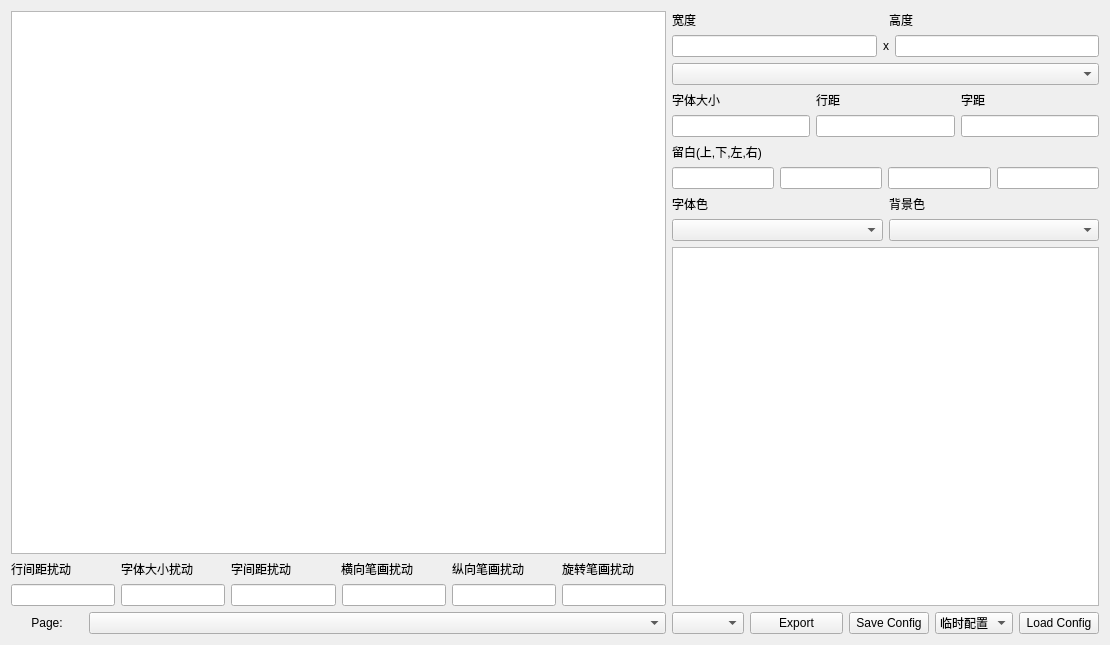
<?xml version="1.0" encoding="UTF-8"?>
<ui version="4.0">
 <class>Form</class>
 <widget class="QWidget" name="Form">
  <property name="geometry">
   <rect>
    <x>0</x>
    <y>0</y>
    <width>1110</width>
    <height>645</height>
   </rect>
  </property>
  <property name="windowTitle">
   <string>Form</string>
  </property>
  <layout class="QHBoxLayout" name="horizontalLayout_14">
   <item>
    <layout class="QVBoxLayout" name="Display">
     <item>
      <widget class="QGraphicsView" name="img_preview"/>
     </item>
     <item>
      <layout class="QHBoxLayout" name="horizontalLayout_13">
       <item>
        <widget class="QLabel" name="label_line_spacing_sigma">
         <property name="text">
          <string>行间距扰动</string>
         </property>
        </widget>
       </item>
       <item>
        <widget class="QLabel" name="label_font_size_sigma">
         <property name="text">
          <string>字体大小扰动</string>
         </property>
        </widget>
       </item>
       <item>
        <widget class="QLabel" name="label_word_spacing_sigma">
         <property name="text">
          <string>字间距扰动</string>
         </property>
        </widget>
       </item>
       <item>
        <widget class="QLabel" name="label_perturb_x_sigma">
         <property name="text">
          <string>横向笔画扰动</string>
         </property>
        </widget>
       </item>
       <item>
        <widget class="QLabel" name="label_perturb_y_sigma">
         <property name="text">
          <string>纵向笔画扰动</string>
         </property>
        </widget>
       </item>
       <item>
        <widget class="QLabel" name="label_perturb_theta_sigma">
         <property name="text">
          <string>旋转笔画扰动</string>
         </property>
        </widget>
       </item>
      </layout>
     </item>
     <item>
      <layout class="QHBoxLayout" name="horizontalLayout_12">
       <item>
        <widget class="QLineEdit" name="lineEdit_line_spacing_sigma"/>
       </item>
       <item>
        <widget class="QLineEdit" name="lineEdit_font_size_sigma"/>
       </item>
       <item>
        <widget class="QLineEdit" name="lineEdit_word_spacing_sigma"/>
       </item>
       <item>
        <widget class="QLineEdit" name="lineEdit_perturb_x_sigma"/>
       </item>
       <item>
        <widget class="QLineEdit" name="lineEdit_perturb_y_sigma"/>
       </item>
       <item>
        <widget class="QLineEdit" name="lineEdit_perturb_theta_sigma"/>
       </item>
      </layout>
     </item>
     <item>
      <layout class="QHBoxLayout" name="horizontalLayout" stretch="1,8">
       <item>
        <widget class="QLabel" name="page_label">
         <property name="text">
          <string>Page:</string>
         </property>
         <property name="alignment">
          <set>Qt::AlignCenter</set>
         </property>
        </widget>
       </item>
       <item>
        <widget class="QComboBox" name="page_number"/>
       </item>
      </layout>
     </item>
    </layout>
   </item>
   <item>
    <layout class="QVBoxLayout" name="Info">
     <item>
      <layout class="QHBoxLayout" name="horizontalLayout_2">
       <item>
        <widget class="QLabel" name="label_width">
         <property name="text">
          <string>宽度</string>
         </property>
        </widget>
       </item>
       <item>
        <widget class="QLabel" name="label_height">
         <property name="text">
          <string>高度</string>
         </property>
        </widget>
       </item>
      </layout>
     </item>
     <item>
      <layout class="QHBoxLayout" name="horizontalLayout_3">
       <item>
        <widget class="QLineEdit" name="lineEdit_width"/>
       </item>
       <item>
        <widget class="QLabel" name="resolution_x">
         <property name="text">
          <string>x</string>
         </property>
        </widget>
       </item>
       <item>
        <widget class="QLineEdit" name="lineEdit_height"/>
       </item>
      </layout>
     </item>
     <item>
      <layout class="QHBoxLayout" name="horizontalLayout_4">
       <item>
        <widget class="QComboBox" name="ttf_selector"/>
       </item>
      </layout>
     </item>
     <item>
      <layout class="QHBoxLayout" name="horizontalLayout_5">
       <item>
        <widget class="QLabel" name="label_font_size">
         <property name="text">
          <string>字体大小</string>
         </property>
        </widget>
       </item>
       <item>
        <widget class="QLabel" name="label_line_spacing">
         <property name="text">
          <string>行距</string>
         </property>
        </widget>
       </item>
       <item>
        <widget class="QLabel" name="label_char_distance">
         <property name="text">
          <string>字距</string>
         </property>
        </widget>
       </item>
      </layout>
     </item>
     <item>
      <layout class="QHBoxLayout" name="horizontalLayout_6">
       <item>
        <widget class="QLineEdit" name="lineEdit_font_size"/>
       </item>
       <item>
        <widget class="QLineEdit" name="lineEdit_line_spacing"/>
       </item>
       <item>
        <widget class="QLineEdit" name="lineEdit_char_distance"/>
       </item>
      </layout>
     </item>
     <item>
      <layout class="QHBoxLayout" name="horizontalLayout_7">
       <item>
        <widget class="QLabel" name="label_margin">
         <property name="text">
          <string>留白(上,下,左,右)</string>
         </property>
        </widget>
       </item>
      </layout>
     </item>
     <item>
      <layout class="QHBoxLayout" name="horizontalLayout_8">
       <item>
        <widget class="QLineEdit" name="lineEdit_margin_top"/>
       </item>
       <item>
        <widget class="QLineEdit" name="lineEdit_margin_bottom"/>
       </item>
       <item>
        <widget class="QLineEdit" name="lineEdit_margin_left"/>
       </item>
       <item>
        <widget class="QLineEdit" name="lineEdit_margin_right"/>
       </item>
      </layout>
     </item>
     <item>
      <layout class="QHBoxLayout" name="horizontalLayout_10">
       <item>
        <widget class="QLabel" name="label_char_color">
         <property name="text">
          <string>字体色</string>
         </property>
        </widget>
       </item>
       <item>
        <widget class="QLabel" name="label_background_color">
         <property name="text">
          <string>背景色</string>
         </property>
        </widget>
       </item>
      </layout>
     </item>
     <item>
      <layout class="QHBoxLayout" name="horizontalLayout_9">
       <item>
        <widget class="QComboBox" name="comboBox_char_color"/>
       </item>
       <item>
        <widget class="QComboBox" name="comboBox_background_color"/>
       </item>
      </layout>
     </item>
     <item>
      <widget class="QTextEdit" name="textEdit_main"/>
     </item>
     <item>
      <layout class="QHBoxLayout" name="horizontalLayout_11" stretch="1,5">
       <item>
        <widget class="QComboBox" name="comboBox_resolution">
         <property name="iconSize">
          <size>
           <width>16</width>
           <height>16</height>
          </size>
         </property>
        </widget>
       </item>
       <item>
        <widget class="QPushButton" name="pushButton_export">
         <property name="text">
          <string>Export</string>
         </property>
        </widget>
       </item>
          <!-- 添加保存配置按钮 -->
        <item>
        <widget class="QPushButton" name="pushButton_save_config">
        <property name="text">
            <string>Save Config</string>
        </property>
        </widget>
        </item>
        <!-- 添加配置选择下拉列表 -->
        <item>
        <widget class="QComboBox" name="comboBox_config">
        <item>
            <property name="text">
            <string>临时配置</string>
            </property>
        </item>
        <!-- 可以在这里添加更多的配置选项 -->
        </widget>
        </item>
        <!-- 添加加载配置按钮 -->
        <item>
        <widget class="QPushButton" name="pushButton_load_config">
        <property name="text">
            <string>Load Config</string>
        </property>
        </widget>
        </item>
      </layout>
     </item>
    </layout>
   </item>
  </layout>
 </widget>
 <resources/>
 <connections/>
</ui>
